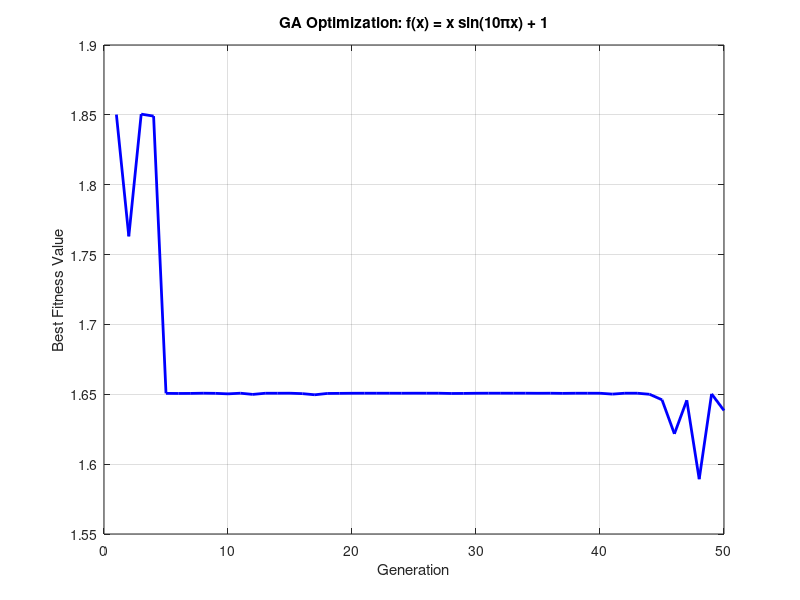

Source code (MATLAB):
clc; clear; close all;

%% 🎯 Problem Definition
% Maximize f(x) = x * sin(10*pi*x) + 1 over x ∈ [0, 1]
% We use a real-coded GA (continuous values for x)

popSize = 20;         % Number of individuals (solutions)
chromLength = 1;      % One decision variable (x)
maxGen = 50;          % Number of generations (iterations)
crossRate = 0.8;      % Crossover rate (80% of individuals undergo crossover)
mutRate = 0.1;        % Mutation rate (10%)

%% 🧬 Step 1: Initialize Population
% Each individual is a random number between 0 and 1
pop = rand(popSize, chromLength);  % Random values of x ∈ [0, 1]

%% 🎯 Step 2: Define Fitness Function
% The higher the function value, the fitter the individual
fitnessFunc = @(x) x .* sin(10 * pi * x) + 1;

% Track best fitness over generations
bestFitness = zeros(maxGen, 1);

%% 🔁 Step 3: Run the GA for multiple generations
for gen = 1:maxGen
    % Step 3.1: Calculate fitness for all individuals
    fitness = fitnessFunc(pop);  % Evaluate the objective for all x values

    %% Step 3.2: Selection (Roulette Wheel)
    % The fitter an individual, the more likely it will be selected
    prob = fitness / sum(fitness);         % Normalize probabilities
    cumProb = cumsum(prob);                % Cumulative probability
    newPop = zeros(size(pop));             % New population (empty)
    for i = 1:popSize
        r = rand;
        idx = find(cumProb >= r, 1, 'first');  % Select individual
        newPop(i,:) = pop(idx,:);
    end

    %% Step 3.3: Crossover (Arithmetic Crossover)
    for i = 1:2:popSize
        if i+1 <= popSize && rand < crossRate
            alpha = rand;  % Blend factor
            % Blend the two parents to create two children
            temp1 = alpha * newPop(i,:) + (1 - alpha) * newPop(i+1,:);
            temp2 = alpha * newPop(i+1,:) + (1 - alpha) * newPop(i,:);
            newPop(i,:) = temp1;
            newPop(i+1,:) = temp2;
        end
    end

    %% Step 3.4: Mutation
    % Slightly change a few genes to maintain diversity
    for i = 1:popSize
        if rand < mutRate
            mutationValue = 0.1 * (rand - 0.5);  % Small change
            newPop(i,:) = newPop(i,:) + mutationValue;
            % Keep the value within [0,1]
            newPop(i,:) = max(0, min(1, newPop(i,:)));
        end
    end

    %% Step 3.5: Replace population
    pop = newPop;

    %% Step 3.6: Record best fitness value
    bestFitness(gen) = max(fitness);
end

%% 📈 Plot the Result
figure;
plot(1:maxGen, bestFitness, 'b-', 'LineWidth', 2);
xlabel('Generation');
ylabel('Best Fitness Value');
title('GA Optimization: f(x) = x sin(10πx) + 1');
grid on;
